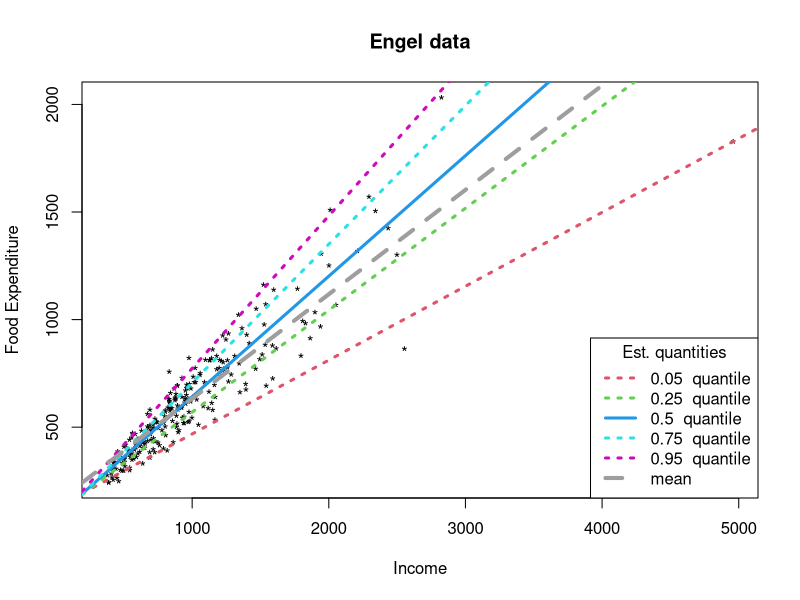
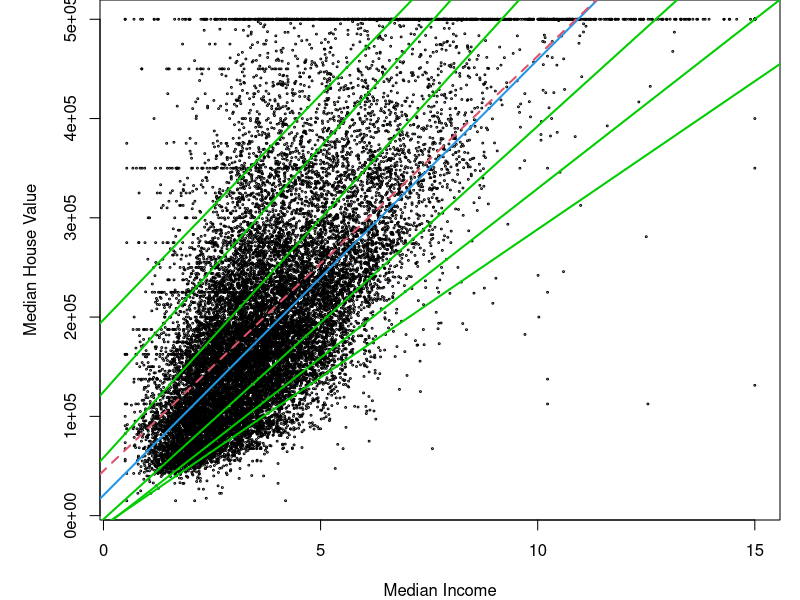
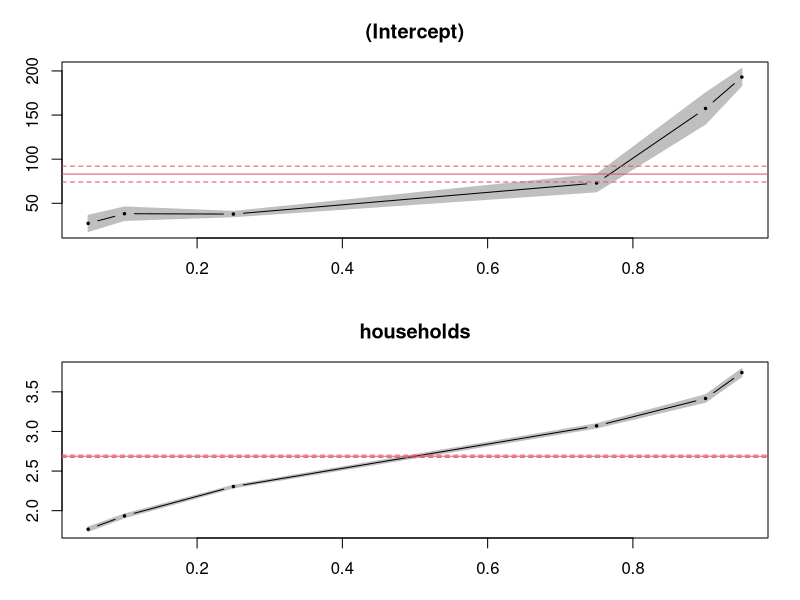

Write R code to recreate these figures, in order. (Note: this script raises an error after producing the figures.)
## ---- chunk 1
library(MASS)
library(quantreg)
library(grid)
library(gridBase)
library(ggplot2)

knitr::opts_chunk$set(warning=FALSE, message=FALSE, dpi=300, dev='png', global.par = TRUE, dev.args=list(pointsize=10), fig.path = 'figs/', cache = TRUE)

def.chunk.hook  <- knitr::knit_hooks$get("chunk")
knitr::knit_hooks$set(chunk = function(x, options) {
  x <- def.chunk.hook(x, options)
  ifelse(options$size != "normalsize", paste0("\\", options$size,"\n\n", x, "\n\n \\normalsize"), x)
})


hook_output <- knitr::knit_hooks$get("output")
knitr::knit_hooks$set(output = function(x, options) {
  lines <- options$output.lines
  if (is.null(lines)) {
    return(hook_output(x, options))  # pass to default hook
  }
  x <- unlist(strsplit(x, "\n"))
  more <- "..."
  if (length(lines)==1) {        # first n lines
    if (length(x) > lines) {
      # truncate the output, but add ....
      x <- c(head(x, lines), more)
    }
  } else {
    x <- c(if (abs(lines[1])>1 | lines[1]<0) more else NULL,
           x[lines],
           if (length(x)>lines[abs(length(lines))]) more else NULL
          )
  }
  # paste these lines together
  x <- paste(c(x, ""), collapse = "\n")
  hook_output(x, options)
})

## ---- chunk 2
data(engel)
plot(foodexp ~ income, data = engel,
main = "Engel data", xlab ="Income", ylab="Food Expenditure", pch='*', pin=c(2,1))
taus <- c(.05, .25, .50, .75, .95)

rqs <- as.list(taus)

for(i in seq(along = taus)) {
rqs[[i]] <- rq(foodexp ~ income, tau = taus[i], data = engel)
  if (taus[i]==0.50){
    abline(rqs[[i]],col=i+1,lty=1,lwd=3)
  } else {
    abline(rqs[[i]],col=i+1,lty=3,lwd=3)
  }
}

lr<-lm(foodexp ~ income, data = engel)
abline(lr,col=8,lty=2,lwd=4)
#lines(engel$income, fitted(lr), col = 8, lwd=1.5, lty=2)
legend("bottomright",1, legend= c(paste(taus, " quantile"),"mean"),title="Est. quantities",
  col = c((2:(length(taus)+1)),8), lty=c(3,3,1,3,3,2), lwd=c(rep(3,length(taus)),4))
## ---- chunk 3

house <- read.csv("house_from_gitsklearn.csv")

par(mar=c(4,5,0,1))
plot(house$median_income, house$median_house_value, cex=.25, cex.lab=1,cex.axis=1,
     lheight=0.5,
     xlab="Median Income", ylab="Median House Value")

taus <- c(.05,.1,.25,.75,.90,.95)
for( i in 1:length(taus)){
  abline(rq( median_house_value ~ median_income,
             data=house,tau=taus[i]), col="green3", lwd=2)
}

median.rq<-rq( median_house_value ~ median_income,
             data=house,tau=0.5)
abline(median.rq, col=4, lwd=2)


fit <- lm( median_house_value ~ median_income + (median_income*median_income), data=house )
abline(fit,col=2, lwd=2, lty =2 )

## ---- chunk 4
population.rq<- rq(population ~ households,
                   data=house, tau=taus)
population.summary<-summary.rqs(population.rq, ci='boot')
population.summary
## ---- chunk 5
plot.summary.rqs(population.summary)
## ---- chunk 6
fhouse<-house
fhouse$longitude <- round(fhouse$longitude * 100)
fhouse$latitude <- round(fhouse$latitude * 100)
fhouse$median_house_value <- log10(fhouse$median_house_value)
fit <- rqss(median_house_value ~ qss(cbind(longitude,latitude),
                                     lambda = 8),
            data = fhouse)
## ---- chunk 7

plot.new() 

gl <- grid.layout(nrow=1, ncol=2)
vp.1 <- viewport(layout.pos.col=1, layout.pos.row=1) 
vp.2 <- viewport(layout.pos.col=2, layout.pos.row=1) 

pushViewport(viewport(layout=gl))
pushViewport(vp.1)

par(new=TRUE, fig=gridFIG())
plot.rqss(fit, axes = FALSE, xlab = "", ylab = "",
          render="contour")
popViewport()

pushViewport(vp.2)
ggplotted <- ggplot(house) + geom_point(
  mapping=aes(x=longitude, y=latitude,
              col=median_house_value)) +
  scale_color_gradientn("median\nhouse value",
                        colours = rainbow(7)) +
  theme(legend.position = c(.8, .8))
print(ggplotted, newpage = FALSE)

popViewport(1)

## ---- chunk 8
newdata<-fhouse[c("longitude","latitude")]
newdata$median_house_value<-exp(predict.rqss(fit, newdata=newdata, interval = "none", level = 0.50))
newdata$longitude <- newdata$longitude / 100
newdata$latitude <- newdata$latitude / 100

ggplot(newdata) + geom_point(
  mapping=aes(x=longitude, y=latitude,
              col=median_house_value)) +
  scale_color_gradientn("median\nhouse value",
                        colours = rainbow(7)) +
  theme(legend.position = c(.8, .8))
